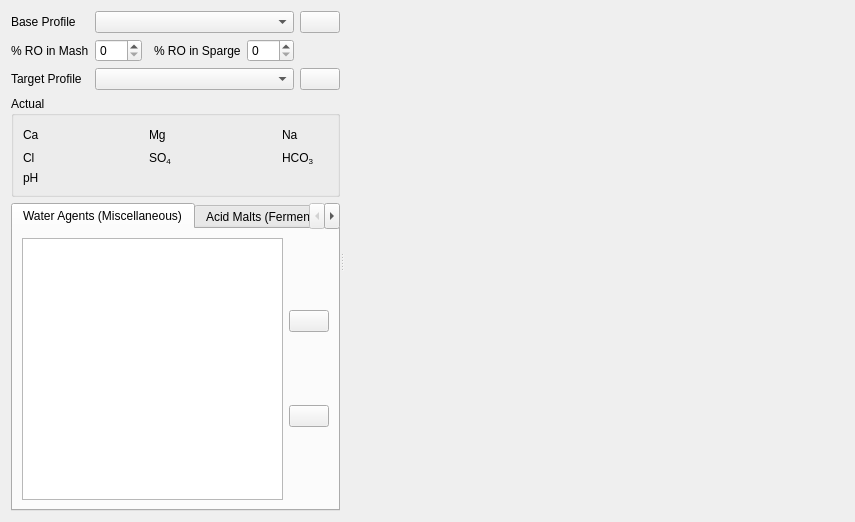
<?xml version="1.0" encoding="UTF-8"?>
<ui version="4.0">
 <class>waterAdjuster</class>
 <widget class="QWidget" name="waterAdjuster">
  <!--property name="windowTitle">
   <string>Water Profile Adjustment Tool</string>
  </property-->
  <layout class="QVBoxLayout" name="verticalLayout_4">
   <item>
    <widget class="QSplitter" name="splitter_vertical_recipe">
     <property name="orientation">
      <enum>Qt::Horizontal</enum>
     </property>
     <!--
     ================================================= Left-hand panel =================================================
      -->
     <widget class="QWidget" name="panel_left" native="true">
      <layout class="QVBoxLayout" name="verticalLayout_left" stretch="0,0,0">
       <item>
        <layout class="QGridLayout" name="gridLayout_profiles">
         <item row="1" column="0">
          <widget class="QLabel" name="label_baseProfile">
           <property name="text">
            <string>Base Profile</string>
           </property>
          </widget>
         </item>
         <item row="1" column="1" colspan="4">
          <widget class="BtComboBoxWater" name="combo_waterBase">
           <property name="sizePolicy">
            <sizepolicy hsizetype="MinimumExpanding" vsizetype="Preferred">
             <horstretch>0</horstretch>
             <verstretch>0</verstretch>
            </sizepolicy>
           </property>
           <property name="minimumSize">
            <size>
             <width>128</width>
             <height>0</height>
            </size>
           </property>
          </widget>
         </item>
         <item row="1" column="5">
          <widget class="QPushButton" name="pushButton_editBaseProfile">
           <property name="toolTip">
            <string>Edit base water profile</string>
           </property>
           <property name="icon">
            <iconset resource="../resources.qrc">
             <normaloff>:/images/edit.svg</normaloff>:/images/edit.svg</iconset>
           </property>
          </widget>
         </item>

         <item row="3" column="0">
          <widget class="QLabel" name="label_mashRO">
           <property name="text">
            <string>% RO in Mash</string>
           </property>
          </widget>
         </item>
         <item row="3" column="1">
          <widget class="QSpinBox" name="spinBox_mashRO">
           <property name="maximum">
            <number>100</number>
           </property>
          </widget>
         </item>

         <item row="3" column="3">
          <widget class="QLabel" name="label_spargeRO">
           <property name="text">
            <string>% RO in Sparge</string>
           </property>
          </widget>
         </item>
         <item row="3" column="4">
          <widget class="QSpinBox" name="spinBox_spargeRO">
           <property name="maximum">
            <number>100</number>
           </property>
          </widget>
         </item>

         <item row="5" column="0">
          <widget class="QLabel" name="label_targetProfile">
           <property name="text">
            <string>Target Profile</string>
           </property>
          </widget>
         </item>
         <item row="5" column="1" colspan="4">
          <widget class="BtComboBoxWater" name="combo_waterTarget">
           <property name="sizePolicy">
            <sizepolicy hsizetype="MinimumExpanding" vsizetype="Preferred">
             <horstretch>0</horstretch>
             <verstretch>0</verstretch>
            </sizepolicy>
           </property>
           <property name="minimumSize">
            <size>
             <width>128</width>
             <height>0</height>
            </size>
           </property>
          </widget>
         </item>
         <item row="5" column="5">
          <widget class="QPushButton" name="pushButton_editTargetProfile">
           <property name="toolTip">
            <string>Edit target water profile</string>
           </property>
           <property name="icon">
            <iconset resource="../resources.qrc">
             <normaloff>:/images/edit.svg</normaloff>:/images/edit.svg</iconset>
           </property>
          </widget>
         </item>

        </layout>

       </item>
       <item>
        <widget class="QGroupBox" name="groupbox_actual">
         <property name="sizePolicy">
          <sizepolicy hsizetype="MinimumExpanding" vsizetype="Preferred">
           <horstretch>0</horstretch>
           <verstretch>0</verstretch>
          </sizepolicy>
         </property>
         <property name="title">
          <string>Actual</string>
         </property>
         <layout class="QGridLayout" name="gridLayout_ppm" rowstretch="0,0,0,0">
          <item row="1" column="1">
           <widget class="SmartLabel" name="label_ca">
            <property name="text">
             <string>Ca</string>
            </property>
           </widget>
          </item>
          <item row="1" column="2">
           <widget class="SmartDigitWidget" name="btDigit_ca">
           </widget>
          </item>

          <item row="1" column="3">
           <spacer name="horizontalSpacer_1">
            <property name="orientation">
             <enum>Qt::Horizontal</enum>
            </property>
            <property name="sizeHint" stdset="0">
             <size>
              <width>40</width>
              <height>20</height>
             </size>
            </property>
           </spacer>
          </item>

          <item row="1" column="4">
           <widget class="SmartLabel" name="label_mg">
            <property name="text">
             <string>Mg</string>
            </property>
           </widget>
          </item>
          <item row="1" column="5">
           <widget class="SmartDigitWidget" name="btDigit_mg">
           </widget>
          </item>

          <item row="1" column="6">
           <spacer name="horizontalSpacer_2">
            <property name="orientation">
             <enum>Qt::Horizontal</enum>
            </property>
            <property name="sizeHint" stdset="0">
             <size>
              <width>40</width>
              <height>20</height>
             </size>
            </property>
           </spacer>
          </item>

          <item row="1" column="7">
           <widget class="SmartLabel" name="label_na">
            <property name="text">
             <string>Na</string>
            </property>
           </widget>
          </item>
          <item row="1" column="8">
           <widget class="SmartDigitWidget" name="btDigit_na">
           </widget>
          </item>

          <item row="3" column="1">
           <widget class="SmartLabel" name="label_cl">
            <property name="text">
             <string>Cl</string>
            </property>
           </widget>
          </item>
          <item row="3" column="2">
           <widget class="SmartDigitWidget" name="btDigit_cl">
           </widget>
          </item>
          <item row="3" column="4">
           <widget class="SmartLabel" name="label_so4">
            <property name="text">
             <string>SO&lt;sub&gt;4&lt;/sub&gt;</string>
            </property>
           </widget>
          </item>
          <item row="3" column="5">
           <widget class="SmartDigitWidget" name="btDigit_so4">
           </widget>
          </item>
          <item row="3" column="7">
           <widget class="SmartLabel" name="label_hco3">
            <property name="text">
             <string>HCO&lt;sub&gt;3&lt;/sub&gt;</string>
            </property>
           </widget>
          </item>
          <item row="3" column="8">
           <widget class="SmartDigitWidget" name="btDigit_hco3">
           </widget>
          </item>

          <item row="5" column="1">
           <widget class="SmartLabel" name="label_pH">
            <property name="text">
             <string>pH</string>
            </property>
           </widget>
          </item>
          <item row="5" column="2">
           <widget class="SmartDigitWidget" name="btDigit_ph">
           </widget>
          </item>
         </layout>
        </widget>
       </item>

       <item>
        <widget class="BtTabWidget" name="tabWidget_adjustments">
         <widget class="QWidget" name="tab_waterAgents">
          <attribute name="title">
           <string>Water Agents (Miscellaneous)</string>
          </attribute>
          <layout class="QHBoxLayout" name="horizontalLayout_waterAgents">
           <item>
            <widget class="QTableView" name="tableView_waterAgents">
             <property name="alternatingRowColors">
              <bool>true</bool>
             </property>
            </widget>
           </item>
           <item>
            <layout class="QVBoxLayout" name="verticalLayout_waterAgentButtons">
             <property name="spacing">
              <number>1</number>
             </property>
             <item>
              <widget class="QPushButton" name="pushButton_addWaterAgent">
               <property name="toolTip">
                <string>Add a water agent</string>
               </property>
               <property name="text">
                <string/>
               </property>
               <property name="icon">
                <iconset resource="../resources.qrc">
                 <normaloff>:/images/smallPlus.svg</normaloff>:/images/smallPlus.svg</iconset>
               </property>
              </widget>
             </item>
             <item>
              <widget class="QPushButton" name="pushButton_removeWaterAgent">
               <property name="toolTip">
                <string>Remove selected water agent</string>
               </property>
               <property name="text">
                <string/>
               </property>
               <property name="icon">
                <iconset resource="../resources.qrc">
                 <normaloff>:/images/smallMinus.svg</normaloff>:/images/smallMinus.svg</iconset>
               </property>
              </widget>
             </item>
            </layout>
           </item>
          </layout>
         </widget>

         <widget class="QWidget" name="tab_acidMalts">
          <attribute name="title">
           <string>Acid Malts (Fermentables)</string>
          </attribute>
          <layout class="QHBoxLayout" name="horizontalLayout_acidMalts">
           <item>
            <widget class="QTableView" name="tableView_acidMalts">
             <property name="alternatingRowColors">
              <bool>true</bool>
             </property>
            </widget>
           </item>
           <item>
            <layout class="QVBoxLayout" name="verticalLayout_acidMaltButtons">
             <property name="spacing">
              <number>1</number>
             </property>
             <item>
              <widget class="QPushButton" name="pushButton_addAcidMalt">
               <property name="toolTip">
                <string>Add an acid malt</string>
               </property>
               <property name="text">
                <string/>
               </property>
               <property name="icon">
                <iconset resource="../resources.qrc">
                 <normaloff>:/images/smallPlus.svg</normaloff>:/images/smallPlus.svg</iconset>
               </property>
              </widget>
             </item>
             <item>
              <widget class="QPushButton" name="pushButton_removeAcidMalt">
               <property name="toolTip">
                <string>Remove selected acid malt</string>
               </property>
               <property name="text">
                <string/>
               </property>
               <property name="icon">
                <iconset resource="../resources.qrc">
                 <normaloff>:/images/smallMinus.svg</normaloff>:/images/smallMinus.svg</iconset>
               </property>
              </widget>
             </item>
            </layout>
           </item>
          </layout>
         </widget>

        </widget>
       </item>
      </layout>
     </widget>
     <widget class="QWidget" name="panel_right" native="true">
      <layout class="QVBoxLayout" name="verticalLayout_right">
       <item>
        <widget class="RadarChart" name="radarChart" native="true">
         <property name="sizePolicy">
          <sizepolicy hsizetype="MinimumExpanding" vsizetype="Expanding">
           <horstretch>0</horstretch>
           <verstretch>0</verstretch>
          </sizepolicy>
         </property>
         <property name="minimumSize">
          <size>
           <width>500</width>
           <height>500</height>
          </size>
         </property>
        </widget>
       </item>
      </layout>
     </widget>
    </widget>

   </item>
  </layout>
 </widget>
 <customwidgets>
  <customwidget>
   <class>BtComboBoxWater</class>
   <extends>QComboBox</extends>
   <header>widgets/BtComboBoxNamedEntity.h</header>
  </customwidget>
  <customwidget>
   <class>BtTabWidget</class>
   <extends>QTabWidget</extends>
   <header>BtTabWidget.h</header>
   <container>1</container>
  </customwidget>
  <customwidget>
   <class>RadarChart</class>
   <extends>QWidget</extends>
   <header>RadarChart.h</header>
  </customwidget>
  <customwidget>
   <class>SmartLabel</class>
   <extends>QLabel</extends>
   <header>widgets/SmartLabel.h</header>
   <slots>
    <signal>changedSystemOfMeasurementOrScale(PreviousScaleInfo)</signal>
   </slots>
  </customwidget>
  <customwidget>
   <class>SmartDigitWidget</class>
   <extends>QLabel</extends>
   <header>widgets/SmartDigitWidget.h</header>
  </customwidget>
 </customwidgets>
 <tabstops>
  <tabstop>combo_waterBase</tabstop>
  <tabstop>pushButton_editBaseProfile</tabstop>
  <tabstop>combo_waterTarget</tabstop>
  <tabstop>pushButton_editTargetProfile</tabstop>
  <tabstop>spinBox_mashRO</tabstop>
  <tabstop>spinBox_spargeRO</tabstop>
  <tabstop>pushButton_addWaterAgent</tabstop>
  <tabstop>pushButton_removeWaterAgent</tabstop>
 </tabstops>
 <resources>
  <include location="../resources.qrc"/>
 </resources>
</ui>
